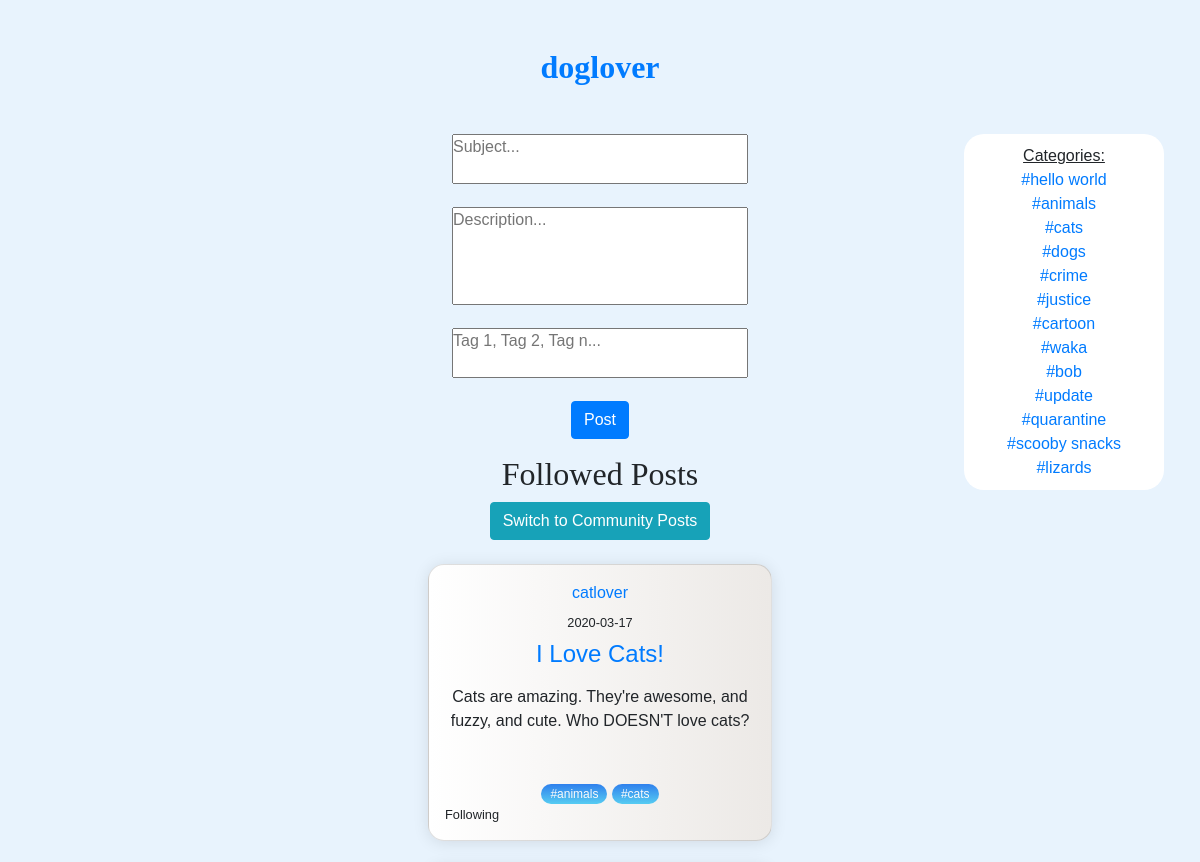
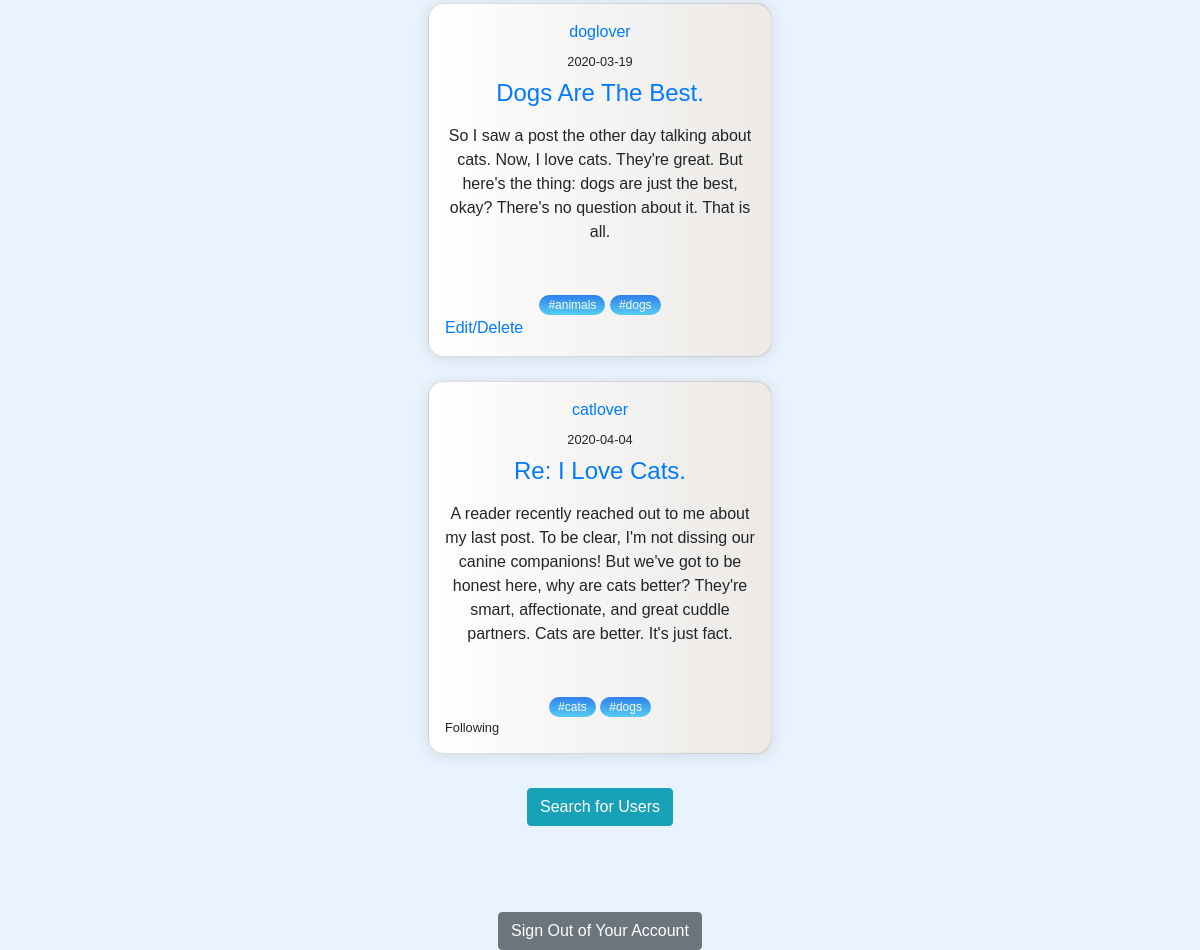
Screenshot of /followerBlogs.php (signed in) with the database file from the repository (2 pictures, top to bottom).
### tables this page shows
CREATE TABLE blogstags (
  blogid int(10) unsigned NOT NULL,
  tag varchar(20) NOT NULL,
  PRIMARY KEY (blogid,tag),
  CONSTRAINT blogstags_ibfk_1 FOREIGN KEY (blogid) REFERENCES blogs (blogid)
);

CREATE TABLE blogs (
  blogid int(10) unsigned NOT NULL AUTO_INCREMENT,
  subject varchar(50) DEFAULT NULL,
  description varchar(250) DEFAULT NULL,
  pdate date DEFAULT NULL,
  created_by varchar(45) DEFAULT NULL,
  PRIMARY KEY (blogid),
  KEY FK1_idx (description),
  KEY FK1 (created_by),
  CONSTRAINT FK1 FOREIGN KEY (created_by) REFERENCES users (username)
);

### followerBlogs.php (the view, shortened to what this page needs)
<?php
require_once "config.php";
$result = mysqli_query($link, "SELECT * FROM blogs INNER JOIN blogstags ON blogstags.blogid = blogs.blogid");
$categories = mysqli_query($link, "SELECT DISTINCT tag FROM blogstags");
?>
<!DOCTYPE html>
<html lang="en">
<head>
	<link rel="stylesheet" href="https://stackpath.bootstrapcdn.com/bootstrap/4.5.2/css/bootstrap.min.css">
	<link rel="stylesheet" href="style.css">
</head>
<body >
 <section>
<a href = "userProfileFollow.php?user=<?php echo $_SESSION["username"] ?>">
	<h1 class="my-5"><b><?php echo htmlspecialchars($_SESSION["username"]); ?></b></h1>
</a>
	<form  action="<?php echo htmlspecialchars($_SERVER["PHP_SELF"]); ?>" method="post">
	<div id="blueDIV"><u>Categories:</u><br>
  <?php
                while($rows=mysqli_fetch_assoc($categories))
                {
					?>
					<a href="tags.php?tag=<?php echo nl2br($rows['tag']); ?>" ><?php echo nl2br("#".$rows['tag']); ?></a>
					<br>
					<?php
				}
				?>
</div>
	<div class="form-group">
         <textarea  wrap = "hard" rows="2" cols="30" placeholder = "Subject..." name="subject" ></textarea>
    </div>
	<div class="form-group">
          <textarea wrap = "hard" rows="4" cols="30" placeholder = "Description..." name="description"  ></textarea>
    </div>
	<div class="form-group">
         <textarea wrap = "hard" rows="2" cols="30" placeholder = "Tag 1, Tag 2, Tag n..." name="tags" ></textarea>
    </div>
	<div class="form-group">
        <input type="submit" class="btn btn-primary" value="Post" name = "post">
    </div>
        <h1>Followed Posts</h1>
		<a class="btn btn-info" href ="welcome.php">Switch to Community Posts</a>
		<br><br>
            <?php
				$previousID = "";
                while($rows=mysqli_fetch_assoc($result))
                {
             ?> <?php if($previousID != $rows['blogid'] && (!empty($_GET['afol'][0])||(!empty($_GET['ownBlog'][0]) &&$_GET['ownBlog'][0] == $rows["created_by"]))):?>
  <div class="card">
    <div class="card__body">
	 <a href="userProfileFollow.php?user= <?php echo $rows['created_by']?>"><?php echo $rows['created_by'];?></a>
          <small><?php echo $rows['pdate'];?></small>
      <h4><a href="comment.php?blogid= <?php echo $rows['blogid'] ?>"><?php echo $rows['subject'];?></a></h4>
      <p><?php echo ($rows['description']);?></p>
    </div>
    <div class="card__footer">
	<?php
	  $result2 = mysqli_query($link, "SELECT * FROM blogstags WHERE blogid = '" . $rows['blogid'] . "'");
	  while($rows2=mysqli_fetch_assoc($result2))
	  {
  ?>
  <a href="tags.php?tag=<?php echo nl2br($rows2['tag']); ?>" ><span class="tag tag-blue"><?php echo trim('#'.(preg_replace("/\s+/", "",$rows2['tag'])));?></span></a><?php }
  ?>
      <div class="user">
		  <?php
					 if (!empty($_GET['ownBlog'][0]) && $_GET['ownBlog'][0] == $rows["created_by"]) {
						?>
						<a href="editDeleteBlog.php?blogid=<?php echo $rows['blogid']?>">Edit/Delete</a>
						<?php
						}
					 else {
						?>
						<small>Following</small>
						<?php
						}
						?>
     </div>
    </div>
  </div>
  <br>
				<?php endif; ?>
			<?php
				$previousID =$rows['blogid'];
				}
			?>
    </section>
	<a href="phase3.php" style = "position:relative; top:10px;" class="btn btn-info">Search for Users</a>
		<br><br><br><br>
        <a href="logout.php" class="btn btn-secondary">Sign Out of Your Account</a>
		<br><br><br><br>
</body>
</html>

### style.css (style rules this page uses)
body { background-color: #f7fef6; text-align: center; }
h1 { text-align: center; color: #black; font-size: xx-large; font-family: "Gill Sans", "Gill Sans MT", " Calibri", "Trebuchet MS","sans-serif"; }
*, *::before, *::after { box-sizing: border-box; padding: 0; margin: 0; }
body { font-family: "Quicksand", sans-serif; display: grid; place-items: center; height: 100vh; background: #e8f3fd; }
.card { display: flex; flex-direction: column; width: clamp(20rem, calc(20rem + 2vw), 22rem); overflow: hidden; box-shadow: 0 0.1rem 1rem rgba(0, 0, 0, 0.1); border-radius: 1em; background: #ece9e6; background: linear-gradient(to right, #ffffff, #ece9e6); }
.card__body { padding: 1rem; display: flex; flex-direction: column; gap: 0.5rem; }
.tag { align-self: flex-start; padding: 0.25em 0.75em; border-radius: 1em; font-size: 0.75rem; }
.tag-blue { background: #56ccf2; background: linear-gradient(to bottom, #2f80ed, #56ccf2); color: #fafafa; }
.card__body h4 { font-size: 1.5rem; text-transform: capitalize; }
.card__footer { padding: 1rem; margin-top: auto; }
.user { display: flex; gap: 0.5rem; }
textarea { resize: none; }

### followerBlogs.php (style rules this page uses)
#blueDIV { position:fixed; width:200px; padding:10px; border-radius:20px; background-color:white; right: 3%; }

### rows the page displays
blogstags: blogid.created_by "catlover", blogid.pdate "2020-03-17", blogid.subject "I Love Cats!", blogid.description "Cats are amazing. They're awesome, and fuzzy, and cute. Who DOESN'T love cats?", tag "#animals", shows "Following"
blogstags: tag "#cats"
blogstags: blogid.created_by "doglover", blogid.pdate "2020-03-19", blogid.subject "Dogs Are The Best.", blogid.description "So I saw a post the other day talking about cats. Now, I love cats. They're great. But here's the thing: dogs are just the best, okay? There's no question about it. That is all.", tag "#animals"
blogstags: tag "#dogs"
blogstags: blogid.created_by "catlover", blogid.pdate "2020-04-04", blogid.subject "Re: I Love Cats.", blogid.description "A reader recently reached out to me about my last post. To be clear, I'm not dissing our canine companions! But we've got to be honest here, why are cats better? They're smart, affectionate, and great cuddle partners. Cats are better. It's just fact.", tag "#cats", shows "Following"
blogstags: tag "#dogs"

### other values shown
$_SESSION["username"] "doglover"
